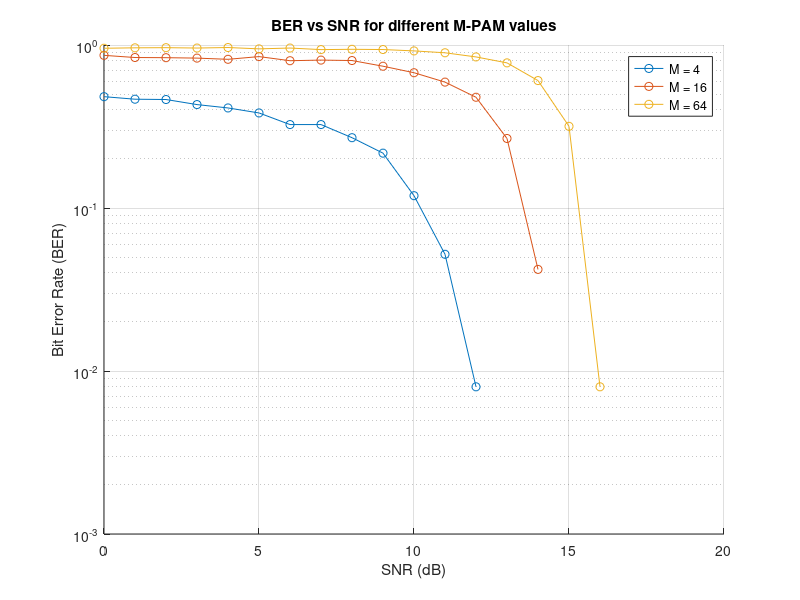

The MATLAB source for this figure:
% Define the modulation levels for M-PAM
M_values = [4, 16, 64]; 

% Define the range of SNR values in dB to simulate over
SNR_db = 0:1:20; 

% Define number of bits to transmit per simulation
num_of_Bits = 1000; 

% Preallocate BER results matrix: rows for M values, columns for SNR values
BER_M = zeros(length(M_values), length(SNR_db)); 

% Loop over each M-PAM modulation value
for m_index = 1:length(M_values)
    
    % Get the current modulation level (e.g., 4, 16, or 64)
     M = M_values(m_index);

    % Generate random symbols (integers) between 0 and M-1
    transmitted_Bits = randi([0, M-1], 1, num_of_Bits); % Each symbol represents log2(M) bits

    % Modulate the symbols using PAM modulation
    symbols = pammod(transmitted_Bits, M); 

    % Loop over each SNR value
    for i = 1:length(SNR_db)
        
        snr = 10^(SNR_db(i)/10); % Convert SNR from dB to linear scale for internal use

        % Add white Gaussian noise to the modulated signal at the given SNR
        receivedSignal = awgn(symbols, snr, 'measured'); 

        % Demodulate the received noisy signal
        receivedBits = pamdemod(receivedSignal, M); 

        % Compare received symbols with transmitted ones to count bit errors
        bit_Errors = sum(receivedBits ~= transmitted_Bits);

        % Compute and store the Bit Error Rate (BER)
        BER_M(m_index, i) = bit_Errors / num_of_Bits; 
    end
end

% Plotting BER vs SNR for each M value
figure;
hold on; 
for m_index = 1:length(M_values)
    semilogy(SNR_db, BER_M(m_index, :), '-o', ...
        'DisplayName', ['M = ' num2str(M_values(m_index))]); % Use log scale for BER
end

grid on; 
xlabel('SNR (dB)'); 
ylabel('Bit Error Rate (BER)');
title('BER vs SNR for different M-PAM values'); 
legend show; 
hold off; 
